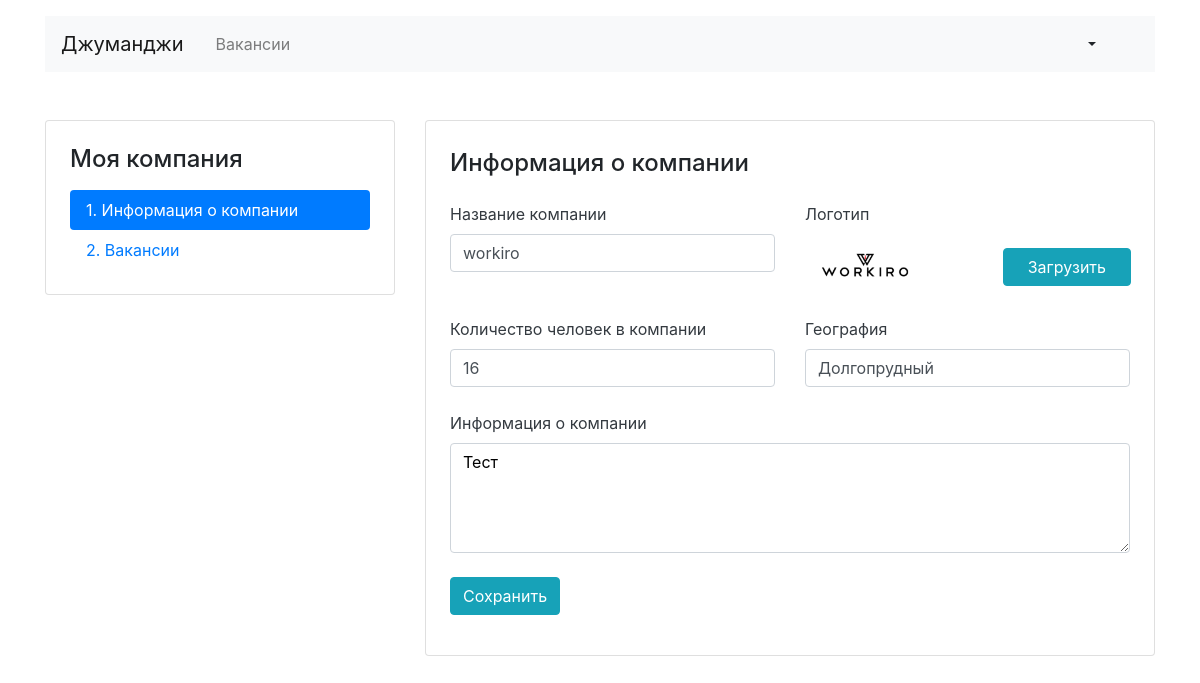
The page /company-edit/ (signed in) on the database its author committed.
### jumanji/models.py (models this page shows)
class Company(models.Model):
    title = models.CharField(max_length=64)
    location = models.CharField(max_length=64)
    logo = models.ImageField(upload_to=MEDIA_COMPANY_IMAGE_DIR)
    description = models.TextField(max_length=1200)
    employee_count = models.IntegerField()
    owner = models.OneToOneField(get_user_model(), related_name='company', on_delete=models.CASCADE)

### jumanji/views.py (the view, shortened to what this page needs)
# urls.py: path('company-edit/', OwnCompanyEdit.as_view(), name='own-company-edit'),
class OwnCompanyEdit(View):
    def get(self, request):
        own_company = Company.objects.filter(owner=request.user).first()
        if own_company is None:
            return redirect(reverse('own-company-create'))
        else:
            return render(request, 'jumanji/company-edit.html', context={'own_company': own_company})

### jumanji/templates/jumanji/company-edit.html (shortened to what this page needs)
{% extends 'jumanji/base.html' %}
{% block container %}
  <main class="container mt-3 pb-5">
    <div class="row mt-5">
      <div class="col-12 col-lg-4">
        <aside class="pt-3 pb-4 px-4 mb-5 card">
          <h1 class="h4 pt-2 pb-2">Моя компания</h1>
          <div class="nav flex-column nav-pills">
            <a class="nav-link active" href="{% url 'own-company-edit' %}">1. Информация о компании</a>
            <a class="nav-link" href="{% url 'vacancies-suggest' %}">2. Вакансии</a>
          </div>
        </aside>
      </div>
      <div class="col-12 col-lg-8">
        <div class="card">
          <div class="card-body px-4 pb-4">
            <section class="tab-pane fade show active">
              <h2 class="h4 pt-2 pb-3">Информация о&nbsp;компании</h2>
              <form enctype="multipart/form-data" method="post">{% csrf_token %}
                <div class="row">
                  <div class="col-12 col-md-6">
                    <div class="form-group pb-2">
                      <label class="mb-2 text-dark" for="companyName">Название компании</label>
                      <input class="form-control" type="text" value="{{ own_company.title }}" name="title" id="companyName">
                    </div>
                  </div>
                  <div class="col-12 col-md-6">
                    <div class="form-group">
                      <label class="mb-2 text-dark" for="companyLogo">Логотип</label>
                      <div class="row align-items-center">
                        <div class="col-6">
                          <img src="{{ own_company.logo.url }}" alt="" style="max-width: 120px;height: auto;">
                        </div>
                        <div class="col-6" style="position: relative;">
                          <div class="input-group-prepend" style="position: absolute; top: 0;right: 15px;">
                            <span class="btn btn-info px-4">Загрузить</span>
                          </div>
                          <div class="custom-file" style="">
                          </div>
                        </div>
                      </div>
                    </div>
                  </div>
                </div>
                <div class="row">
                  <div class="col-12 col-md-6">
                    <div class="form-group pb-2">
                      <label class="mb-2 text-dark" for="companyTeam">Количество человек в компании</label>
                      <input class="form-control" name="employee_count" type="text" value="{{ own_company.employee_count }}" id="companyTeam">
                    </div>
                  </div>
                  <div class="col-12 col-md-6">
                    <div class="form-group pb-2">
                      <label class="mb-2 text-dark" for="companyLocation">География</label>
                      <input class="form-control" name="location" type="text" value="{{ own_company.location }}" id="companyLocation">
                    </div>
                  </div>
                </div>
                <div class="form-group pb-2">
                  <label class="mb-2 text-dark" for="companyInfo">Информация о&nbsp;компании</label>
                  <textarea class="form-control" rows="4" name="description" id="companyInfo" style="color:#000;">{{ own_company.description }}</textarea>
                </div>
                <div class="form-group">
                  <input type="submit" class="btn btn-info" value="Сохранить">
                </div>
              </form>
            </section>
          </div>
        </div>
      </div>
    </div>
  </main>
{% endblock %}

### rows shown on the page
Company: title "workiro", logo (picture), employee_count "16", location "Долгопрудный", description "Тест"
